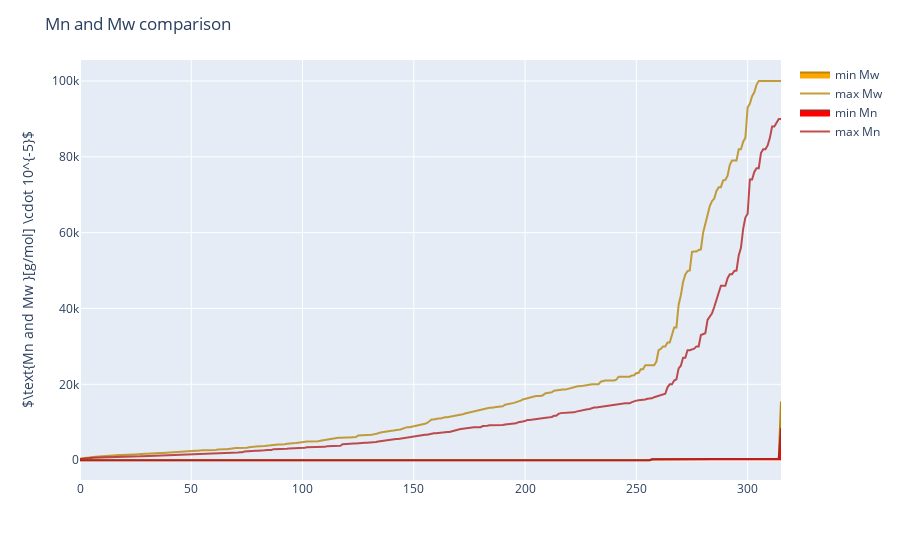

Notebook code cell kept with this figure:
### Code cell
# checking out max and min of Mn/Mw
min_Mn, max_Mn = [], []
min_Mw, max_Mw = [], []

for kc in kinetic_curves:
    min_Mn.append(kc["Mn"].min()); max_Mn.append(kc["Mn"].max()); min_Mw.append(kc["Mw"].min()); max_Mw.append(kc["Mw"].max())

for i in (min_Mn, max_Mn, min_Mw, max_Mw):
    i.sort()
    i = [j/100000 for j in i]

molar_wg_comparison = px.line()
molar_wg_comparison.add_scatter(y=min_Mw, name="min Mw", line_color="darkgoldenrod", opacity=0.8, fill="tozeroy", fillcolor="orange")
molar_wg_comparison.add_scatter(y=max_Mw, name="max Mw", line_color="darkgoldenrod", opacity=0.8)
molar_wg_comparison.add_scatter(y=min_Mn, name="min Mn", line_color="firebrick", opacity=0.8, fill="tozeroy", fillcolor="red")
molar_wg_comparison.add_scatter(y=max_Mn, name="max Mn", line_color="firebrick", opacity=0.8)
molar_wg_comparison.update_layout(title="Mn and Mw comparison", yaxis_title="$\\text{Mn and Mw }[g/mol] \cdot 10^{-5}$")
molar_wg_comparison.show()

### Figure 1 — Plotly figure (JSON) as saved in the notebook; plotly's stock layout.template omitted (floating-point values rounded to 4 significant figures; data arrays with more than 128 entries replaced by an {"elided": "..."} marker saying what was removed)
{"data": [{"hovertemplate": "<extra></extra>", "legendgroup": "", "line": {"color": "#636efa", "dash": "solid"}, "marker": {"symbol": "circle"}, "mode": "lines", "name": "", "orientation": "v", "showlegend": false, "xaxis": "x", "yaxis": "y", "type": "scatter"}, {"fill": "tozeroy", "fillcolor": "orange", "line": {"color": "darkgoldenrod"}, "name": "min Mw", "opacity": 0.8, "y": {"elided": "316 float values"}, "type": "scatter"}, {"line": {"color": "darkgoldenrod"}, "name": "max Mw", "opacity": 0.8, "y": {"elided": "316 float values"}, "type": "scatter"}, {"fill": "tozeroy", "fillcolor": "red", "line": {"color": "firebrick"}, "name": "min Mn", "opacity": 0.8, "y": {"elided": "316 float values"}, "type": "scatter"}, {"line": {"color": "firebrick"}, "name": "max Mn", "opacity": 0.8, "y": {"elided": "316 float values"}, "type": "scatter"}], "layout": {"xaxis": {"anchor": "y", "domain": [0.0, 1.0]}, "yaxis": {"anchor": "x", "domain": [0.0, 1.0], "title": {"text": "$\\text{Mn and Mw }[g/mol] \\cdot 10^{-5}$"}}, "legend": {"tracegroupgap": 0}, "margin": {"t": 60}, "title": {"text": "Mn and Mw comparison"}}}
